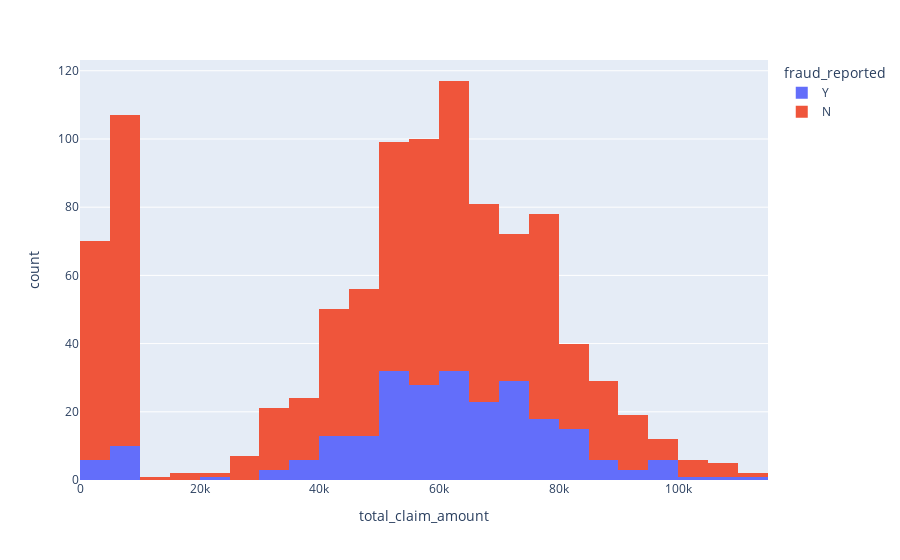

This figure's notebook cell:
### Code cell
fig = px.histogram(df, x="total_claim_amount", color='fraud_reported')
fig.show()

### Figure 1 — Plotly figure (JSON) as saved in the notebook; plotly's stock layout.template omitted (floating-point values rounded to 4 significant figures; data arrays with more than 128 entries replaced by an {"elided": "..."} marker saying what was removed)
{"data": [{"alignmentgroup": "True", "bingroup": "x", "hovertemplate": "fraud_reported=Y<br>total_claim_amount=%{x}<br>count=%{y}<extra></extra>", "legendgroup": "Y", "marker": {"color": "#636efa", "pattern": {"shape": ""}}, "name": "Y", "offsetgroup": "Y", "orientation": "v", "showlegend": true, "type": "histogram", "x": {"elided": "247 int values"}, "xaxis": "x", "yaxis": "y"}, {"alignmentgroup": "True", "bingroup": "x", "hovertemplate": "fraud_reported=N<br>total_claim_amount=%{x}<br>count=%{y}<extra></extra>", "legendgroup": "N", "marker": {"color": "#EF553B", "pattern": {"shape": ""}}, "name": "N", "offsetgroup": "N", "orientation": "v", "showlegend": true, "type": "histogram", "x": {"elided": "753 int values"}, "xaxis": "x", "yaxis": "y"}], "layout": {"barmode": "relative", "legend": {"title": {"text": "fraud_reported"}, "tracegroupgap": 0}, "margin": {"t": 60}, "xaxis": {"anchor": "y", "domain": [0, 1], "title": {"text": "total_claim_amount"}}, "yaxis": {"anchor": "x", "domain": [0, 1], "title": {"text": "count"}}}}
